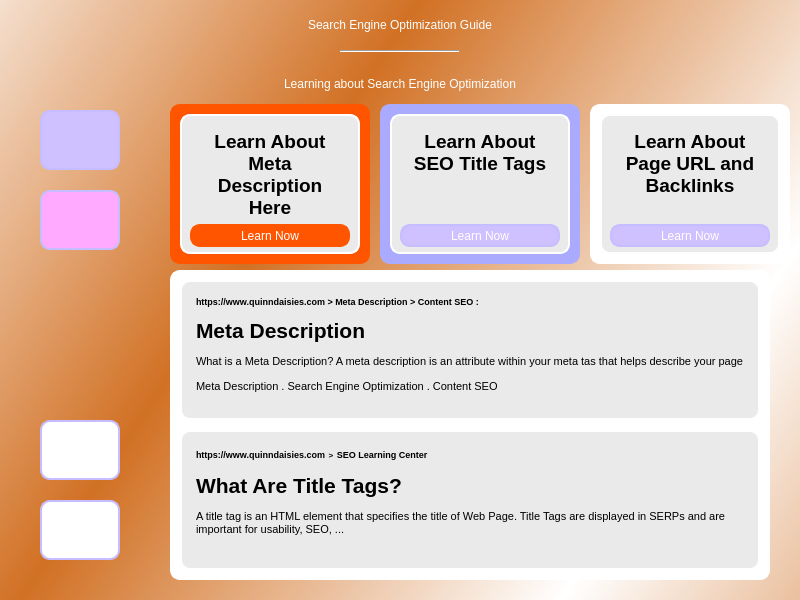
<?xml version="1.0" encoding="UTF-8"?>
<ui version="4.0">
 <class>Dialog</class>
 <widget class="QDialog" name="Dialog">
  <property name="geometry">
   <rect>
    <x>0</x>
    <y>0</y>
    <width>800</width>
    <height>600</height>
   </rect>
  </property>
  <property name="windowTitle">
   <string>Dialog</string>
  </property>
  <property name="windowIcon">
   <iconset resource="resources/resources.qrc">
    <normaloff>:/images/seoicon.ico</normaloff>:/images/seoicon.ico</iconset>
  </property>
  <widget class="QWidget" name="widget" native="true">
   <property name="geometry">
    <rect>
     <x>0</x>
     <y>0</y>
     <width>800</width>
     <height>600</height>
    </rect>
   </property>
   <property name="styleSheet">
    <string notr="true">QWidget#widget{
	background-color: qlineargradient(spread:reflect, x1:0.36, y1:0.33, x2:0.9, y2:0.6, stop:0 rgba(209, 112, 35, 254), stop:1 rgba(255, 255, 255, 255))
}</string>
   </property>
   <widget class="Line" name="line_2">
    <property name="geometry">
     <rect>
      <x>340</x>
      <y>50</y>
      <width>120</width>
      <height>3</height>
     </rect>
    </property>
    <property name="orientation">
     <enum>Qt::Horizontal</enum>
    </property>
   </widget>
   <widget class="QLabel" name="label_2">
    <property name="geometry">
     <rect>
      <x>250</x>
      <y>10</y>
      <width>300</width>
      <height>30</height>
     </rect>
    </property>
    <property name="styleSheet">
     <string notr="true">QLabel{
	color: #ffffff;
	font: 8pt &quot;Georgia&quot;;
}</string>
    </property>
    <property name="text">
     <string>Search Engine Optimization Guide</string>
    </property>
    <property name="alignment">
     <set>Qt::AlignCenter</set>
    </property>
   </widget>
   <widget class="QPushButton" name="applicationscreen">
    <property name="geometry">
     <rect>
      <x>40</x>
      <y>110</y>
      <width>80</width>
      <height>60</height>
     </rect>
    </property>
    <property name="styleSheet">
     <string notr="true">QPushButton{
	border-radius: 10px;
	font: 85 10pt &quot;Times New Roman&quot;;
	color: #ffffff;
	border: 2px solid rgb(197, 189, 255);
	background: #cfc0ff;
}
QPushButton:hover{
	font: 85 10pt &quot;Times New Roman&quot;;
	color:#cfc0ff;
	border: 2px solid #aaaaff;
	background: #cfc0ff;
}</string>
    </property>
    <property name="text">
     <string/>
    </property>
    <property name="icon">
     <iconset>
      <normaloff>backgroundiconimages.jpeg</normaloff>backgroundiconimages.jpeg</iconset>
    </property>
    <property name="iconSize">
     <size>
      <width>60</width>
      <height>40</height>
     </size>
    </property>
   </widget>
   <widget class="QFrame" name="frame">
    <property name="geometry">
     <rect>
      <x>170</x>
      <y>270</y>
      <width>600</width>
      <height>310</height>
     </rect>
    </property>
    <property name="styleSheet">
     <string notr="true">QFrame{
	border: 2px solid #ffffff;
	border-radius: 10px;
	padding: 10px;
	background: #ffffff;
}</string>
    </property>
    <property name="frameShape">
     <enum>QFrame::StyledPanel</enum>
    </property>
    <property name="frameShadow">
     <enum>QFrame::Raised</enum>
    </property>
    <widget class="QTextBrowser" name="textBrowser_2">
     <property name="geometry">
      <rect>
       <x>10</x>
       <y>10</y>
       <width>580</width>
       <height>140</height>
      </rect>
     </property>
     <property name="styleSheet">
      <string notr="true">QTextBrowser{
	border: 2px solid #ffffff;
	border-radius: 10px;
	padding: 10px;
	background: #eaeaea;
}</string>
     </property>
     <property name="html">
      <string>&lt;!DOCTYPE HTML PUBLIC &quot;-//W3C//DTD HTML 4.0//EN&quot; &quot;http://www.w3.org/TR/REC-html40/strict.dtd&quot;&gt;
&lt;html&gt;&lt;head&gt;&lt;meta name=&quot;qrichtext&quot; content=&quot;1&quot; /&gt;&lt;style type=&quot;text/css&quot;&gt;
p, li { white-space: pre-wrap; }
&lt;/style&gt;&lt;/head&gt;&lt;body style=&quot; font-family:'MS Shell Dlg 2'; font-size:8.25pt; font-weight:400; font-style:normal;&quot;&gt;
&lt;p style=&quot; margin-top:0px; margin-bottom:0px; margin-left:0px; margin-right:0px; -qt-block-indent:0; text-indent:0px;&quot;&gt;&lt;span style=&quot; font-size:7pt; font-weight:600;&quot;&gt;https://www.quinndaisies.com &amp;gt; Meta Description &amp;gt; Content SEO :&lt;/span&gt;&lt;/p&gt;
&lt;p style=&quot;-qt-paragraph-type:empty; margin-top:0px; margin-bottom:0px; margin-left:0px; margin-right:0px; -qt-block-indent:0; text-indent:0px; font-size:7pt; font-weight:600;&quot;&gt;&lt;br /&gt;&lt;/p&gt;
&lt;p style=&quot; margin-top:0px; margin-bottom:0px; margin-left:0px; margin-right:0px; -qt-block-indent:0; text-indent:0px;&quot;&gt;&lt;span style=&quot; font-size:16pt; font-weight:600;&quot;&gt;Meta Description&lt;/span&gt;&lt;/p&gt;
&lt;p style=&quot; margin-top:12px; margin-bottom:12px; margin-left:0px; margin-right:0px; -qt-block-indent:0; text-indent:0px;&quot;&gt;What is a Meta Description? A meta description is an attribute within your meta tas that helps describe your page&lt;/p&gt;
&lt;p style=&quot; margin-top:12px; margin-bottom:12px; margin-left:0px; margin-right:0px; -qt-block-indent:0; text-indent:0px;&quot;&gt;Meta Description . Search Engine Optimization . Content SEO&lt;/p&gt;&lt;/body&gt;&lt;/html&gt;</string>
     </property>
    </widget>
    <widget class="QTextBrowser" name="textBrowser_3">
     <property name="geometry">
      <rect>
       <x>10</x>
       <y>160</y>
       <width>580</width>
       <height>140</height>
      </rect>
     </property>
     <property name="styleSheet">
      <string notr="true">QTextBrowser{
	border: 2px solid #ffffff;
	border-radius: 10px;
	padding: 10px;
	background: #eaeaea;
}</string>
     </property>
     <property name="html">
      <string>&lt;!DOCTYPE HTML PUBLIC &quot;-//W3C//DTD HTML 4.0//EN&quot; &quot;http://www.w3.org/TR/REC-html40/strict.dtd&quot;&gt;
&lt;html&gt;&lt;head&gt;&lt;meta name=&quot;qrichtext&quot; content=&quot;1&quot; /&gt;&lt;style type=&quot;text/css&quot;&gt;
p, li { white-space: pre-wrap; }
&lt;/style&gt;&lt;/head&gt;&lt;body style=&quot; font-family:'MS Shell Dlg 2'; font-size:8.25pt; font-weight:400; font-style:normal;&quot;&gt;
&lt;p style=&quot; margin-top:0px; margin-bottom:0px; margin-left:0px; margin-right:0px; -qt-block-indent:0; text-indent:0px;&quot;&gt;&lt;span style=&quot; font-size:7pt; font-weight:600;&quot;&gt;https://www.quinndaisies.com&lt;/span&gt;&lt;span style=&quot; font-size:10pt; font-weight:600;&quot;&gt; &lt;/span&gt;&lt;span style=&quot; font-size:6pt; font-weight:600;&quot;&gt;&amp;gt;&lt;/span&gt;&lt;span style=&quot; font-size:10pt; font-weight:600;&quot;&gt; &lt;/span&gt;&lt;span style=&quot; font-size:7pt; font-weight:600;&quot;&gt;SEO Learning Center&lt;/span&gt;&lt;/p&gt;
&lt;p style=&quot; margin-top:12px; margin-bottom:12px; margin-left:0px; margin-right:0px; -qt-block-indent:0; text-indent:0px;&quot;&gt;&lt;span style=&quot; font-size:16pt; font-weight:600;&quot;&gt;What Are Title Tags?&lt;/span&gt;&lt;/p&gt;
&lt;p style=&quot; margin-top:12px; margin-bottom:12px; margin-left:0px; margin-right:0px; -qt-block-indent:0; text-indent:0px;&quot;&gt;A title tag is an HTML element that specifies the title of Web Page. Title Tags are displayed in SERPs and are important for usability, SEO, ...&lt;/p&gt;&lt;/body&gt;&lt;/html&gt;</string>
     </property>
    </widget>
   </widget>
   <widget class="QPushButton" name="seo_applicationscreen">
    <property name="geometry">
     <rect>
      <x>40</x>
      <y>190</y>
      <width>80</width>
      <height>60</height>
     </rect>
    </property>
    <property name="styleSheet">
     <string notr="true">QPushButton{
	border-radius: 10px;
	font: 85 10pt &quot;Times New Roman&quot;;
	color: #ffffff;
	border: 2px solid rgb(197, 189, 255);
	background: #ffaaff;
}
QPushButton:hover{
	font: 85 10pt &quot;Times New Roman&quot;;
	color:#cfc0ff;
	border: 2px solid #aaaaff;
	background: #ffaaff;
}</string>
    </property>
    <property name="text">
     <string/>
    </property>
    <property name="icon">
     <iconset>
      <normaloff>transimages.jpeg</normaloff>transimages.jpeg</iconset>
    </property>
    <property name="iconSize">
     <size>
      <width>60</width>
      <height>40</height>
     </size>
    </property>
   </widget>
   <widget class="QPushButton" name="settingscreen">
    <property name="geometry">
     <rect>
      <x>40</x>
      <y>500</y>
      <width>80</width>
      <height>60</height>
     </rect>
    </property>
    <property name="styleSheet">
     <string notr="true">QPushButton{
	border-radius: 10px;
	font: 85 10pt &quot;Times New Roman&quot;;
	color: #ffffff;
	border: 2px solid rgb(197, 189, 255);
	background: rgb(255, 255, 255);
}
QPushButton:hover{
	font: 85 10pt &quot;Times New Roman&quot;;
	color:#cfc0ff;
	border: 2px solid #aaaaff;
	background: rgb(255, 255, 255);
}</string>
    </property>
    <property name="text">
     <string/>
    </property>
    <property name="icon">
     <iconset>
      <normaloff>settings.jpg</normaloff>settings.jpg</iconset>
    </property>
    <property name="iconSize">
     <size>
      <width>60</width>
      <height>40</height>
     </size>
    </property>
   </widget>
   <widget class="QFrame" name="frame_2">
    <property name="geometry">
     <rect>
      <x>170</x>
      <y>104</y>
      <width>200</width>
      <height>160</height>
     </rect>
    </property>
    <property name="styleSheet">
     <string notr="true">QFrame{
	border: 2px solid #ff5500;
	border-radius: 10px;
	padding: 10px;
	background: #ff5500;
}</string>
    </property>
    <property name="frameShape">
     <enum>QFrame::StyledPanel</enum>
    </property>
    <property name="frameShadow">
     <enum>QFrame::Raised</enum>
    </property>
    <widget class="QTextBrowser" name="textBrowser_5">
     <property name="geometry">
      <rect>
       <x>10</x>
       <y>10</y>
       <width>180</width>
       <height>140</height>
      </rect>
     </property>
     <property name="styleSheet">
      <string notr="true">QTextBrowser{
	border: 2px solid #ffffff;
	border-radius: 10px;
	padding: 10px;
	background: #eaeaea;
}</string>
     </property>
     <property name="html">
      <string>&lt;!DOCTYPE HTML PUBLIC &quot;-//W3C//DTD HTML 4.0//EN&quot; &quot;http://www.w3.org/TR/REC-html40/strict.dtd&quot;&gt;
&lt;html&gt;&lt;head&gt;&lt;meta name=&quot;qrichtext&quot; content=&quot;1&quot; /&gt;&lt;style type=&quot;text/css&quot;&gt;
p, li { white-space: pre-wrap; }
&lt;/style&gt;&lt;/head&gt;&lt;body style=&quot; font-family:'MS Shell Dlg 2'; font-size:8.25pt; font-weight:400; font-style:normal;&quot;&gt;
&lt;p align=&quot;center&quot; style=&quot; margin-top:12px; margin-bottom:12px; margin-left:0px; margin-right:0px; -qt-block-indent:0; text-indent:0px;&quot;&gt;&lt;span style=&quot; font-size:14pt; font-weight:600;&quot;&gt;Learn About Meta Description Here&lt;/span&gt;&lt;/p&gt;&lt;/body&gt;&lt;/html&gt;</string>
     </property>
    </widget>
    <widget class="QPushButton" name="metascreen">
     <property name="geometry">
      <rect>
       <x>20</x>
       <y>120</y>
       <width>160</width>
       <height>23</height>
      </rect>
     </property>
     <property name="styleSheet">
      <string notr="true">QPushButton{
	border-radius: 10px;
	font: 85 10pt &quot;Times New Roman&quot;;
	color: #ffffff;
	border: 2px solid #ff5500;
	background: #ff5500;
}
QPushButton:hover{
	font: 85 10pt &quot;Times New Roman&quot;;
	color:#ff5500;
	border: 2px solid #ff5500;
	background: #ffffff;
}</string>
     </property>
     <property name="text">
      <string>Learn Now</string>
     </property>
    </widget>
   </widget>
   <widget class="QFrame" name="frame_3">
    <property name="geometry">
     <rect>
      <x>380</x>
      <y>104</y>
      <width>200</width>
      <height>160</height>
     </rect>
    </property>
    <property name="styleSheet">
     <string notr="true">QFrame{
	border: 2px solid #aaaaff;
	border-radius: 10px;
	padding: 10px;
	background: #aaaaff;
}</string>
    </property>
    <property name="frameShape">
     <enum>QFrame::StyledPanel</enum>
    </property>
    <property name="frameShadow">
     <enum>QFrame::Raised</enum>
    </property>
    <widget class="QTextBrowser" name="textBrowser_6">
     <property name="geometry">
      <rect>
       <x>10</x>
       <y>10</y>
       <width>180</width>
       <height>140</height>
      </rect>
     </property>
     <property name="styleSheet">
      <string notr="true">QTextBrowser{
	border: 2px solid #ffffff;
	border-radius: 10px;
	padding: 10px;
	background: #eaeaea;
}</string>
     </property>
     <property name="html">
      <string>&lt;!DOCTYPE HTML PUBLIC &quot;-//W3C//DTD HTML 4.0//EN&quot; &quot;http://www.w3.org/TR/REC-html40/strict.dtd&quot;&gt;
&lt;html&gt;&lt;head&gt;&lt;meta name=&quot;qrichtext&quot; content=&quot;1&quot; /&gt;&lt;style type=&quot;text/css&quot;&gt;
p, li { white-space: pre-wrap; }
&lt;/style&gt;&lt;/head&gt;&lt;body style=&quot; font-family:'MS Shell Dlg 2'; font-size:8.25pt; font-weight:400; font-style:normal;&quot;&gt;
&lt;p align=&quot;center&quot; style=&quot; margin-top:12px; margin-bottom:12px; margin-left:0px; margin-right:0px; -qt-block-indent:0; text-indent:0px;&quot;&gt;&lt;span style=&quot; font-size:14pt; font-weight:600;&quot;&gt;Learn About SEO Title Tags&lt;/span&gt;&lt;/p&gt;&lt;/body&gt;&lt;/html&gt;</string>
     </property>
    </widget>
    <widget class="QPushButton" name="titletagscreen">
     <property name="geometry">
      <rect>
       <x>20</x>
       <y>120</y>
       <width>160</width>
       <height>23</height>
      </rect>
     </property>
     <property name="styleSheet">
      <string notr="true">QPushButton{
	border-radius: 10px;
	font: 85 10pt &quot;Times New Roman&quot;;
	color: #ffffff;
	border: 2px solid rgb(197, 189, 255);
	background: #cfc0ff;
}
QPushButton:hover{
	font: 85 10pt &quot;Times New Roman&quot;;
	color:#cfc0ff;
	border: 2px solid #aaaaff;
	background: #ffffff;
}</string>
     </property>
     <property name="text">
      <string>Learn Now</string>
     </property>
    </widget>
   </widget>
   <widget class="QPushButton" name="menuscreen">
    <property name="geometry">
     <rect>
      <x>40</x>
      <y>420</y>
      <width>80</width>
      <height>60</height>
     </rect>
    </property>
    <property name="styleSheet">
     <string notr="true">QPushButton{
	border-radius: 10px;
	font: 85 10pt &quot;Times New Roman&quot;;
	color: #ffffff;
	border: 2px solid rgb(197, 189, 255);
	background: rgb(255, 255, 255);
}
QPushButton:hover{
	font: 85 10pt &quot;Times New Roman&quot;;
	color:#cfc0ff;
	border: 2px solid #aaaaff;
	background: rgb(255, 255, 255);
}</string>
    </property>
    <property name="text">
     <string/>
    </property>
    <property name="icon">
     <iconset>
      <normaloff>backimages.jpeg</normaloff>backimages.jpeg</iconset>
    </property>
    <property name="iconSize">
     <size>
      <width>60</width>
      <height>40</height>
     </size>
    </property>
   </widget>
   <widget class="QFrame" name="frame_4">
    <property name="geometry">
     <rect>
      <x>590</x>
      <y>104</y>
      <width>200</width>
      <height>160</height>
     </rect>
    </property>
    <property name="styleSheet">
     <string notr="true">QFrame{
	border: 2px solid #ffffff;
	border-radius: 10px;
	padding: 10px;
	background: #ffffff;
}</string>
    </property>
    <property name="frameShape">
     <enum>QFrame::StyledPanel</enum>
    </property>
    <property name="frameShadow">
     <enum>QFrame::Raised</enum>
    </property>
    <widget class="QTextBrowser" name="textBrowser_13">
     <property name="geometry">
      <rect>
       <x>10</x>
       <y>10</y>
       <width>180</width>
       <height>140</height>
      </rect>
     </property>
     <property name="styleSheet">
      <string notr="true">QTextBrowser{
	border: 2px solid #ffffff;
	border-radius: 10px;
	padding: 10px;
	background: #eaeaea;
}</string>
     </property>
     <property name="html">
      <string>&lt;!DOCTYPE HTML PUBLIC &quot;-//W3C//DTD HTML 4.0//EN&quot; &quot;http://www.w3.org/TR/REC-html40/strict.dtd&quot;&gt;
&lt;html&gt;&lt;head&gt;&lt;meta name=&quot;qrichtext&quot; content=&quot;1&quot; /&gt;&lt;style type=&quot;text/css&quot;&gt;
p, li { white-space: pre-wrap; }
&lt;/style&gt;&lt;/head&gt;&lt;body style=&quot; font-family:'MS Shell Dlg 2'; font-size:8.25pt; font-weight:400; font-style:normal;&quot;&gt;
&lt;p align=&quot;center&quot; style=&quot; margin-top:12px; margin-bottom:12px; margin-left:0px; margin-right:0px; -qt-block-indent:0; text-indent:0px;&quot;&gt;&lt;span style=&quot; font-size:14pt; font-weight:600;&quot;&gt;Learn About Page URL and Backlinks&lt;/span&gt;&lt;/p&gt;&lt;/body&gt;&lt;/html&gt;</string>
     </property>
    </widget>
    <widget class="QPushButton" name="urlscreen">
     <property name="geometry">
      <rect>
       <x>20</x>
       <y>120</y>
       <width>160</width>
       <height>23</height>
      </rect>
     </property>
     <property name="styleSheet">
      <string notr="true">QPushButton{
	border-radius: 10px;
	font: 85 10pt &quot;Times New Roman&quot;;
	color: #ffffff;
	border: 2px solid rgb(197, 189, 255);
	background: #cfc0ff;
}
QPushButton:hover{
	font: 85 10pt &quot;Times New Roman&quot;;
	color:#cfc0ff;
	border: 2px solid #aaaaff;
	background: #ffffff;
}</string>
     </property>
     <property name="text">
      <string>Learn Now</string>
     </property>
    </widget>
   </widget>
  </widget>
  <widget class="QLabel" name="label">
   <property name="geometry">
    <rect>
     <x>250</x>
     <y>64</y>
     <width>300</width>
     <height>40</height>
    </rect>
   </property>
   <property name="styleSheet">
    <string notr="true">QLabel{
	color: #ffffff;
	font: 8pt &quot;Georgia&quot;;
}</string>
   </property>
   <property name="text">
    <string>Learning about Search Engine Optimization</string>
   </property>
   <property name="alignment">
    <set>Qt::AlignCenter</set>
   </property>
  </widget>
 </widget>
 <resources>
  <include location="resources/resources.qrc"/>
 </resources>
 <connections/>
</ui>
